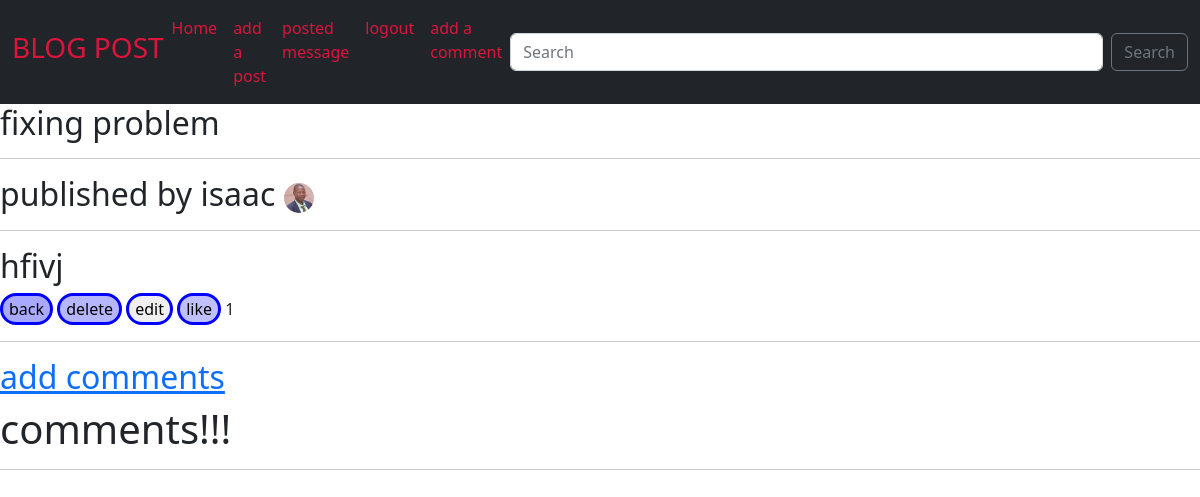
Screenshot of /messages/3/ (signed in) with the database file from the repository.
### posts/models.py (models this page shows, shortened)
class Message(models.Model):
    author = models.ForeignKey(user, on_delete=models.CASCADE)
    title = models.CharField(max_length=100)
    message = models.TextField(max_length=1000)
    created_at = models.DateTimeField(auto_now_add=True)
    picture = models.ImageField(upload_to="image/", blank=True, null=True)
    likes = models.ManyToManyField(user, related_name="likes")
    def num_of_likes(self):
        return self.likes.count()

### posts/views.py (the view)
# urls.py: path("messages/<int:pk>/", MessageDetailView.as_view(), name="message_detail"),
class MessageDetailView(LoginRequiredMixin, DetailView):
    model = Message
    template_name = "posts/message_detail.html"
    context_object_name = "post"

### posts/templates/posts/message_detail.html (shortened to what this page needs)
{% extends "base.html" %}
{% block content %}
<h2>{{post.title}}</h2>
{% load static %}
<link rel="stylesheet" href="{% static 'css/detail.css' %}">
<hr>
<h2> published by {{post.author}} <img src="{{post.picture.url}}" alt="image" width="30" height="30" style="border-radius: 100px"></h2>
<hr>
<h2>{{post.message}} </h2>
<a href="{% url 'messages' %}"><button class="back">back</button></a>
{% if user.is_authenticated %}
<a  href="{% url 'messages_delete' post.id %}"><button class="delete">delete</button></a>
<a href="{% url 'messages_edit' post.id%}"></a><button class="edit">edit</button></a>
{% endif %}
<a href="{% url 'likes' post.pk %}"><button class="button">like</button></a>
{{post.num_of_likes}}
<hr>
<h2><a href="{% url 'add comments' %}">add comments</a></h2>
<h1>comments!!!</h1>
<hr>
{% endblock content %}

### static/css/detail.css (style rules this page uses)
.button { border: solid blue; border-radius: 50px; background-color: rgba(0, 0, 255, 0.247); }
.delete { border: solid blue; border-radius: 50px; background-color: rgba(0, 0, 255, 0.288); }
.edit { border: solid blue; border-radius: 50px; }
.back { border: solid blue; border-radius: 50px; background-color: rgba(0, 0, 255, 0.336); }

### rows the page displays
Message: title "fixing problem", author "isaac", picture (picture), message "hfivj", num_of_likes "1"
